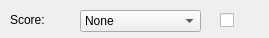
<?xml version="1.0" encoding="UTF-8"?>
<ui version="4.0">
 <class>scoreComboBox</class>
 <widget class="QWidget" name="scoreComboBox">
  <property name="geometry">
   <rect>
    <x>0</x>
    <y>0</y>
    <width>269</width>
    <height>38</height>
   </rect>
  </property>
  <property name="windowTitle">
   <string>Form</string>
  </property>
  <widget class="QLabel" name="label">
   <property name="geometry">
    <rect>
     <x>10</x>
     <y>10</y>
     <width>47</width>
     <height>20</height>
    </rect>
   </property>
   <property name="text">
    <string>Score:</string>
   </property>
  </widget>
  <widget class="QComboBox" name="comboBox">
   <property name="geometry">
    <rect>
     <x>80</x>
     <y>10</y>
     <width>121</width>
     <height>22</height>
    </rect>
   </property>
   <item>
    <property name="text">
     <string>None</string>
    </property>
   </item>
   <item>
    <property name="text">
     <string>10</string>
    </property>
   </item>
   <item>
    <property name="text">
     <string>100</string>
    </property>
   </item>
   <item>
    <property name="text">
     <string>200</string>
    </property>
   </item>
   <item>
    <property name="text">
     <string>400</string>
    </property>
   </item>
   <item>
    <property name="text">
     <string>800</string>
    </property>
   </item>
   <item>
    <property name="text">
     <string>1000</string>
    </property>
   </item>
   <item>
    <property name="text">
     <string>2000</string>
    </property>
   </item>
   <item>
    <property name="text">
     <string>4000</string>
    </property>
   </item>
   <item>
    <property name="text">
     <string>8000</string>
    </property>
   </item>
   <item>
    <property name="text">
     <string>1-Up</string>
    </property>
   </item>
   <item>
    <property name="text">
     <string>2-Up</string>
    </property>
   </item>
   <item>
    <property name="text">
     <string>3-Up</string>
    </property>
   </item>
   <item>
    <property name="text">
     <string>5-Up</string>
    </property>
   </item>
  </widget>
  <widget class="QCheckBox" name="checkBox">
   <property name="geometry">
    <rect>
     <x>220</x>
     <y>10</y>
     <width>20</width>
     <height>20</height>
    </rect>
   </property>
   <property name="text">
    <string/>
   </property>
  </widget>
 </widget>
 <resources/>
 <connections/>
</ui>
